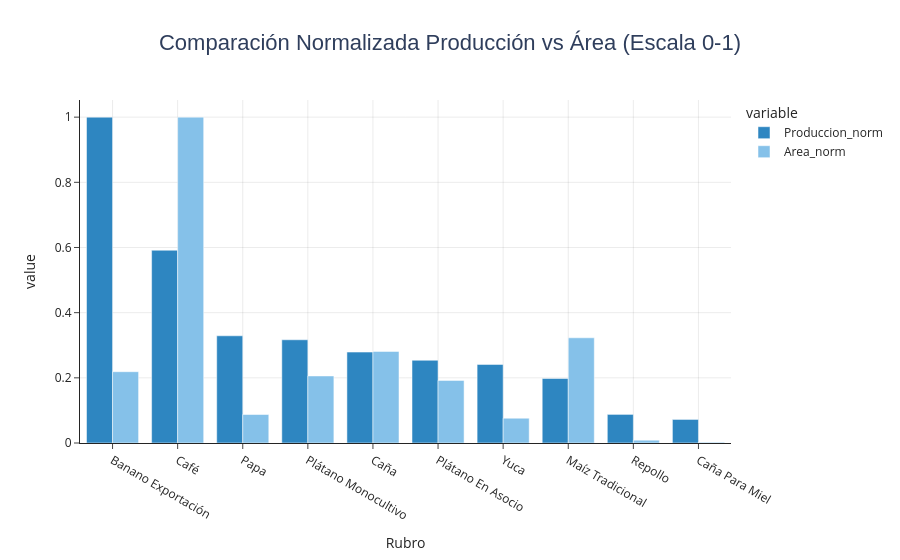

Source (notebook cell):
### Code cell
'''
top_compare = df_volumen_area.sort_values(
    by="Produccion_norm",
    ascending=False
).head(10)

fig3 = px.bar(
    top_compare,
    x="Rubro",
    y=["Produccion_norm", "Area_norm"],
    barmode="group",
    title="Comparación Normalizada Producción vs Área (Escala 0-1)"
)
'''
fig3 = func.grafica_comparacion_normalizada(df_volumen_area)
fig3.show()

### Figure 1 — Plotly figure (JSON) as saved in the notebook; plotly's stock layout.template omitted (floating-point values rounded to 4 significant figures)
{"data": [{"alignmentgroup": "True", "hovertemplate": "variable=Produccion_norm<br>Rubro=%{x}<br>value=%{y}<extra></extra>", "legendgroup": "Produccion_norm", "marker": {"color": "#2E86C1", "pattern": {"shape": ""}}, "name": "Produccion_norm", "offsetgroup": "Produccion_norm", "orientation": "v", "showlegend": true, "textposition": "auto", "type": "bar", "x": ["Banano Exportación", "Café", "Papa", "Plátano Monocultivo", "Caña", "Plátano En Asocio", "Yuca", "Maíz Tradicional", "Repollo", "Caña Para Miel"], "xaxis": "x", "y": [1.0, 0.5916, 0.329, 0.3168, 0.279, 0.2539, 0.2412, 0.1981, 0.08777, 0.07232], "yaxis": "y"}, {"alignmentgroup": "True", "hovertemplate": "variable=Area_norm<br>Rubro=%{x}<br>value=%{y}<extra></extra>", "legendgroup": "Area_norm", "marker": {"color": "#85C1E9", "pattern": {"shape": ""}}, "name": "Area_norm", "offsetgroup": "Area_norm", "orientation": "v", "showlegend": true, "textposition": "auto", "type": "bar", "x": ["Banano Exportación", "Café", "Papa", "Plátano Monocultivo", "Caña", "Plátano En Asocio", "Yuca", "Maíz Tradicional", "Repollo", "Caña Para Miel"], "xaxis": "x", "y": [0.2188, 1.0, 0.08748, 0.2058, 0.281, 0.1921, 0.07601, 0.3229, 0.008597, 0.002234], "yaxis": "y"}], "layout": {"barmode": "group", "legend": {"title": {"text": "variable"}, "tracegroupgap": 0}, "paper_bgcolor": "white", "plot_bgcolor": "white", "title": {"font": {"color": "#2f3e5c", "family": "Arial", "size": 22}, "text": "Comparación Normalizada Producción vs Área (Escala 0-1)", "x": 0.5, "xanchor": "center"}, "xaxis": {"anchor": "y", "domain": [0, 1], "gridcolor": "rgba(0,0,0,0.08)", "gridwidth": 1, "showgrid": true, "title": {"text": "Rubro"}}, "yaxis": {"anchor": "x", "domain": [0, 1], "gridcolor": "rgba(0,0,0,0.08)", "gridwidth": 1, "showgrid": true, "title": {"text": "value"}}}}
